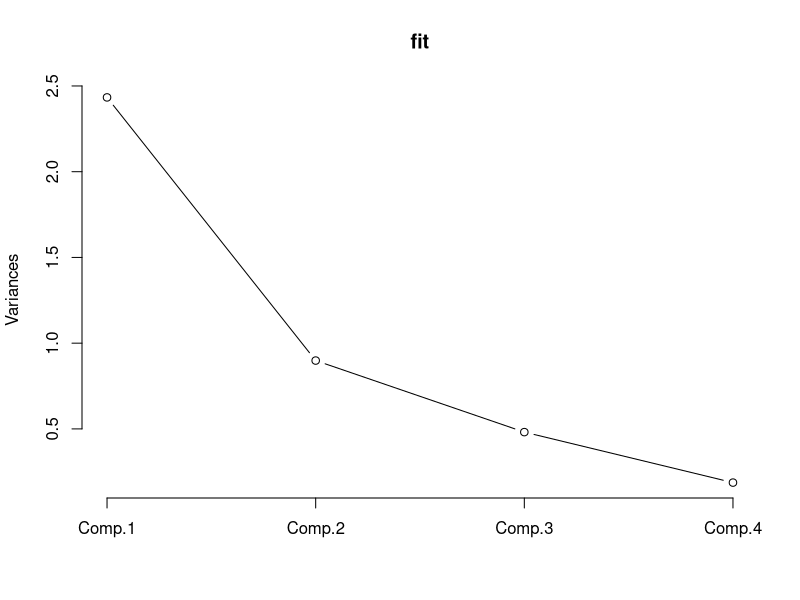
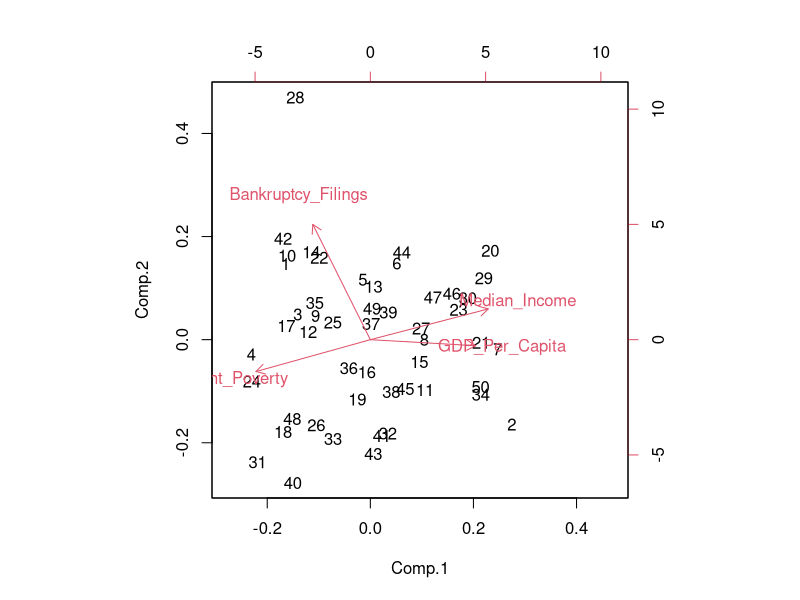
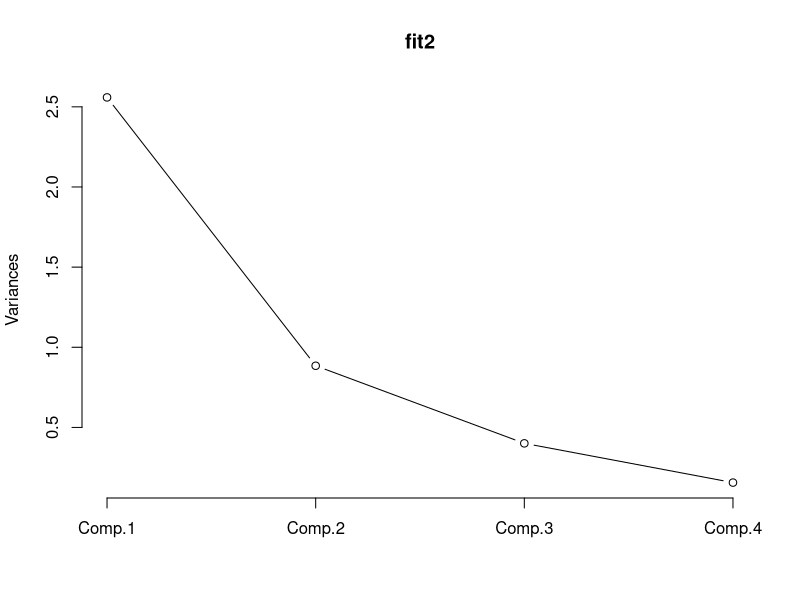
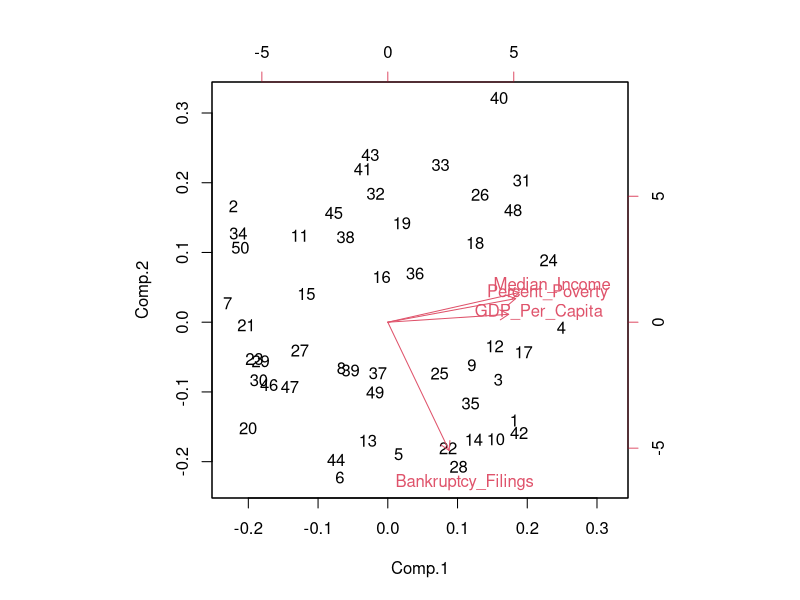
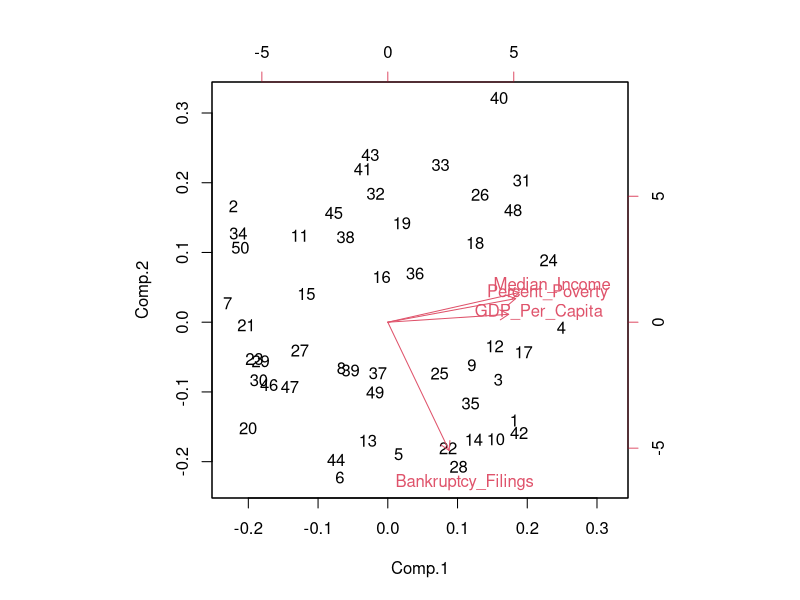

Write the R code that produced these figures, in order.
#Michael Frasco
#7/14/2014
#In response to the following article from Business Insider
#http://www.businessinsider.com/the-most-financially-healthy-states-2014-7

#The code used to perform this analysis is at the bottom.

#When I read the article I believed that the author had made a very poor choice in selecting the variables that were used to measure the financial health of the fifty states. To me, three of the four variables seemed highly correlated: median household income, percent of total population in poverty in the past twelve months, and GDP per capita. The fourth variable included in the analysis was bankruptcy filings per 1,000 people.

#The first three variables listed are intuitively correlated. A state with high median household income is also going to have a lower percentage of people in poverty. The first three variables all seemed to measure how wealthy a state is. My intuition was confirmed by that data when I looked at my home state's statistics and saw that Connecticut ranked fifth in each of the wealth metrics. The bankruptcy variable could be independent of the wealth variables. For example poor state that made financially responsible decisions could have a low bankruptcy rate.

#Including three correlated variables in his analysis makes the author put too much weight on a state's wealth. Now, the author's variable selection would be fine if his aim was to provide a list of the wealthiest states. However, there is more to the financial health of a state than the wealth of its citizens. We could look at various metrics of government debt, unemployment, or inflation, just to name a few. I am not saying that I know the best collection of variables to choose. I am saying that the author of this article chose redundant variables that skew his results toward wealthy states.

#I am posting my analysis as an R script on Github. The link to the repository is here:

#To perform this analysis, I went to statesperform.org and downloaded the exact same data set that the author displayed in the article. After cleaning the data, I calculated a correlation matrix between the four variables. I found that Median_Income had correlations of -.218, -.809, and .611 with Bankruptcy_Filings, Percent_Poverty, and GDP_Per_Capita. Bankruptcy_Filings had correlations of .215 and -.306 with Pecent_Poverty and GDP_Per_Capita. Percent_Poverty and GDP_Per Capita had a correlation of -.536.

#What these numbers signify is that the three wealth variables are correlated fairly well and the the Bankruptcy variable is uncorrelated with the other three variables.

#Expecting the correlations to be higher, I realized that the author ranked all fifty states in each variable. So I calculated the rank variables and created another correlation matrix. As a result, the correlations between the wealth variables strengthened.

#I found that Ranked_Median_Income had correlations of .223, .832, and .701 with Bankruptcy_Filings, Percent_Poverty, and GDP_Per_Capita. Bankruptcy_Filings had correlations of .252 and .283 with Pecent_Poverty and GDP_Per_Capita. Percent_Poverty and GDP_Per Capita had a correlation of .618.

#Here you can see that the correlations between the wealth variables are strong.

#The last analysis that I wanted to perform was Principal Component Analysis. This is a technique from linear algebra that aims to reduce the number of dimensions in a high dimensional data set. It does this by finding redundancy in correlated variables. As a result of the analysis, we find the vector that contains that highest amount of variability through the data set.

#The result of principal component analysis that I want to present here is a biplot of the observations and the four variable vectors. From this biplot we can see that the three wealth variables point in the same direction and are of approximately equal length. This means that the three variables convey the same information. For example, two uncorrelated variables would be perpendicular on a biplot.

#Ultimately, the biplot and the correlation matrix shows that three of the four variables that the author chose to measure the financial health of the fifty states are redundant. As a result of the author's decision to add up the ranks of all fifty states in each of the four categories, the final rankings are skewed towards states that are wealthy (i.e. that do well in those three correlated categories).

#We can improve the author's analysis by eliminating two of the three wealth metrics. This would imply that financial health can be determined by how wealthy the state is and how few bankruptcies it has. We could look to add more variables to capture information on unemployment or debt.

data <- read.csv("states_perform_BIdata.csv")

data <- data[1:50,]

data1 <- as.character(data[,1])

data2_character <- as.character(data[,2])
data2_cleaned <- gsub("(\\$|,)", "", data2_character)
data2_numeric <- as.numeric(data2_cleaned)

data3 <- as.numeric(as.character(data[,3]))

data4_character <- as.character(data[,4])
data4_cleaned <- gsub(" %", "", data4_character)
data4_numeric <- as.numeric(data4_cleaned)

data5_character <- as.character(data[,5])
data5_cleaned <- gsub("(\\$|,)", "", data5_character)
data5_numeric <- as.numeric(data5_cleaned)

data_frame <- data.frame(data1, data2_numeric, data3, data4_numeric, data5_numeric)

names(data_frame) <- c("State", "Median_Income", "Bankruptcy_Filings", "Percent_Poverty", "GDP_Per_Capita")

numeric_data <- data_frame[,2:5]

cor(numeric_data)

ranked1 <- rank(-numeric_data[,1])
ranked2 <- rank(numeric_data[,2])
ranked3 <- rank(numeric_data[,3])
ranked4 <- rank(-numeric_data[,4])

rank_frame <- data.frame(ranked1, ranked2, ranked3, ranked4)
names(rank_frame) <- c("Median_Income", "Bankruptcy_Filings", "Percent_Poverty", "GDP_Per_Capita")

cor(rank_frame)

fit <- princomp(numeric_data, cor = TRUE)
summary(fit)
loadings(fit)
plot(fit, type='lines')
fit$scores
biplot(fit)

fit2 <- princomp(rank_frame, cor = TRUE)
summary(fit2)
loadings(fit2)
plot(fit2, type='lines')
fit2$scores
biplot(fit2)

pdf(file = "PCA_Biplot.pdf")
biplot(fit2)
dev.off()
